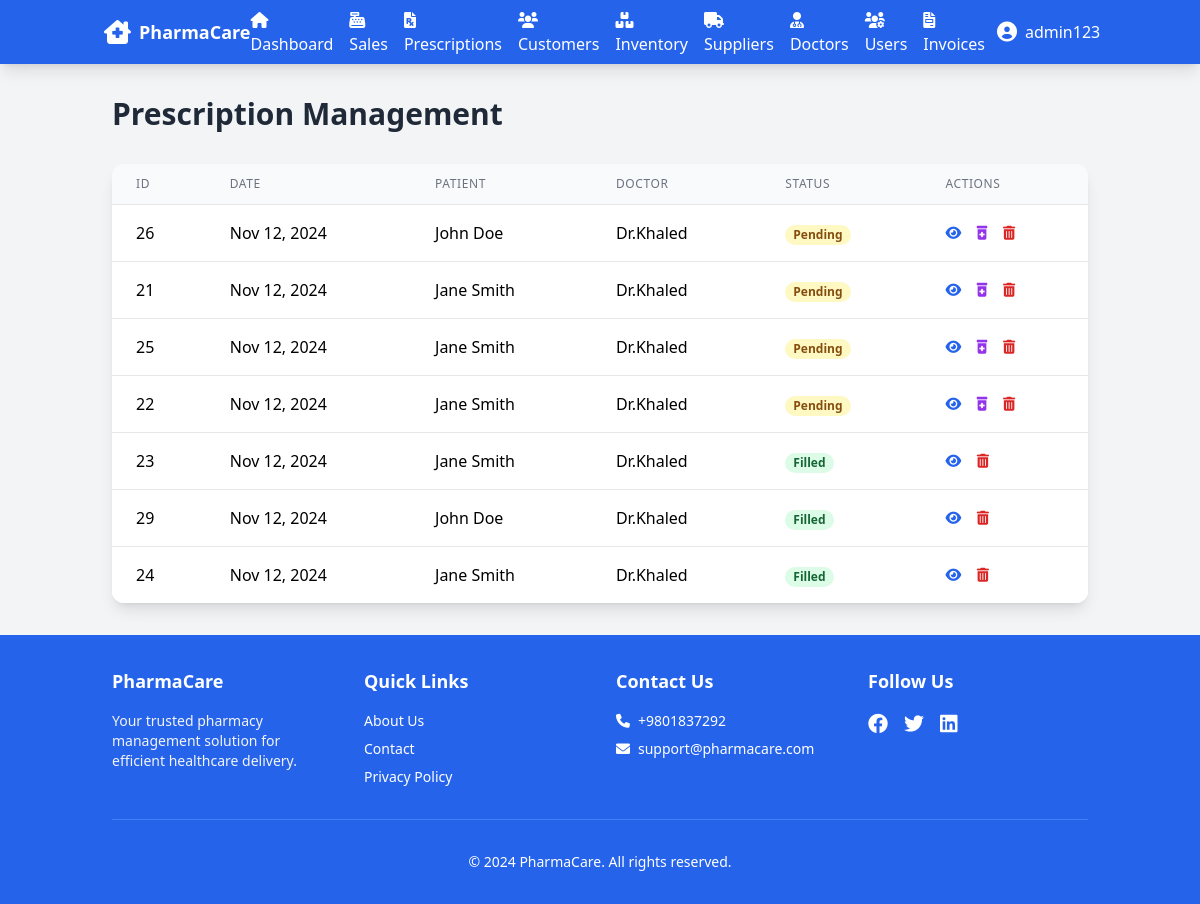
Screenshot of /prescriptions/prescriptions.php (signed in) with the database file from the repository.
### tables this page shows
CREATE TABLE `prescription` (
  `prescription_id` int(11) NOT NULL,
  `customer_id` int(11) DEFAULT NULL,
  `doctor_id` int(11) DEFAULT NULL,
  `prescription_date` date DEFAULT NULL,
  `status` varchar(20) DEFAULT NULL
);

CREATE TABLE `customer` (
  `customer_id` int(11) NOT NULL,
  `name` varchar(100) NOT NULL,
  `contact_info` varchar(200) DEFAULT NULL,
  `registration_date` date DEFAULT NULL
);

CREATE TABLE `doctor` (
  `doctor_id` int(11) NOT NULL,
  `name` varchar(100) NOT NULL,
  `specialization` varchar(100) DEFAULT NULL,
  `contact_info` varchar(200) DEFAULT NULL,
  `user_id` int(11) NOT NULL
);

### includes/db_connect.php (called while the page is built, shortened)
<?php
$base_url = 'http://127.0.0.1/pharmacy_management_system/';
?>

### prescriptions/prescriptions.php (the view, shortened to what this page needs)
<?php
require_once '../includes/db_connect.php';
include_once '../includes/header.php';
$user_id = $_SESSION['user_id'];
$user_role = $_SESSION['role'];
$is_admin = ($user_role === 'Administrator');
$is_cashier = ($user_role === 'Cashier');
$is_doctor = ($user_role === 'Doctor');
$query = "";
if ($is_admin || $is_cashier) {
    $query = "
        SELECT
            p.prescription_id,
            p.prescription_date,
            p.status,
            c.name as customer_name,
            d.name as doctor_name
        FROM PRESCRIPTION p
        JOIN CUSTOMER c ON p.customer_id = c.customer_id
        JOIN DOCTOR d ON p.doctor_id = d.doctor_id
        ORDER BY
            p.status DESC,  -- First, prioritize pending prescriptions
            p.prescription_date DESC  -- Then, order by date for both pending and non-pending prescriptions
    ";
}
$prescriptions = [];
try {
    if ($is_doctor) {
        $stmt = $pdo->prepare($query);
        $stmt->execute([$user_id]);
    } else {
        $stmt = $pdo->query($query);
    }
    $prescriptions = $stmt->fetchAll();
} catch (PDOException $e) {
    $_SESSION['error'] = "Error fetching prescriptions: " . $e->getMessage();
}
?>
<div class="container mx-auto px-6 py-8">
    <div class="flex justify-between items-center mb-8">
        <h2 class="text-3xl font-bold text-gray-800">Prescription Management</h2>
    </div>
    <div class="bg-white rounded-xl shadow-lg overflow-hidden">
        <table class="min-w-full divide-y divide-gray-200">
            <thead class="bg-gray-50">
                <tr>
                    <th class="px-6 py-3 text-left text-xs font-medium text-gray-500 uppercase tracking-wider">ID</th>
                    <th class="px-6 py-3 text-left text-xs font-medium text-gray-500 uppercase tracking-wider">Date</th>
                    <th class="px-6 py-3 text-left text-xs font-medium text-gray-500 uppercase tracking-wider">Patient</th>
                    <th class="px-6 py-3 text-left text-xs font-medium text-gray-500 uppercase tracking-wider">Doctor</th>
                    <th class="px-6 py-3 text-left text-xs font-medium text-gray-500 uppercase tracking-wider">Status</th>
                    <th class="px-6 py-3 text-left text-xs font-medium text-gray-500 uppercase tracking-wider">Actions</th>
                </tr>
            </thead>
            <tbody class="bg-white divide-y divide-gray-200">
                <?php foreach ($prescriptions as $prescription): ?>
                    <tr class="hover:bg-gray-50">
                        <td class="px-6 py-4 whitespace-nowrap"><?php echo $prescription['prescription_id']; ?></td>
                        <td class="px-6 py-4 whitespace-nowrap"><?php echo date('M d, Y', strtotime($prescription['prescription_date'])); ?></td>
                        <td class="px-6 py-4 whitespace-nowrap"><?php echo htmlspecialchars($prescription['customer_name']); ?></td>
                        <td class="px-6 py-4 whitespace-nowrap"><?php echo htmlspecialchars($prescription['doctor_name']); ?></td>
                        <td class="px-6 py-4 whitespace-nowrap">
                            <span class="px-2 inline-flex text-xs leading-5 font-semibold rounded-full
                                <?php echo $prescription['status'] === 'Filled' ? 'bg-green-100 text-green-800' : 'bg-yellow-100 text-yellow-800'; ?>">
                                <?php echo $prescription['status']; ?>
                            </span>
                        </td>
                        <td class="px-6 py-4 whitespace-nowrap text-sm font-medium">
                            <a href="<?php echo $base_url; ?>prescriptions/view_prescription.php?id=<?php echo $prescription['prescription_id']; ?>"
                               class="text-blue-600 hover:text-blue-900 mr-3">
                                <i class="fas fa-eye"></i>
                            </a>
                            <?php if ($is_admin || $is_cashier): ?>
                                <?php if ($prescription['status'] !== 'Filled'): ?>
                                    <a href="<?php echo $base_url; ?>prescriptions/fill_prescription.php?id=<?php echo $prescription['prescription_id']; ?>"
                                       class="text-purple-600 hover:text-purple-900 mr-3">
                                        <i class="fas fa-prescription-bottle-alt"></i>
                                    </a>
                                <?php endif; ?>
                            <?php endif; ?>
                            <?php if ($is_admin || ($is_doctor && $prescription['doctor_name'] === $_SESSION['username'])): ?>
                                <a href="<?php echo $base_url; ?>prescriptions/delete_prescription.php?id=<?php echo $prescription['prescription_id']; ?>"
                                   class="text-red-600 hover:text-red-900">
                                    <i class="fas fa-trash-alt"></i>
                                </a>
                            <?php endif; ?>
                        </td>
                    </tr>
                <?php endforeach; ?>
            </tbody>
        </table>
    </div>
</div>
<?php include_once '../includes/footer.php'; ?>

### rows the page displays
prescription: prescription_id "26", prescription_date "Nov 12, 2024", customer.name "John Doe", doctor.name "Dr.Khaled", status "Pending"
prescription: prescription_id "21", prescription_date "Nov 12, 2024", customer.name "Jane Smith", doctor.name "Dr.Khaled", status "Pending"
prescription: prescription_id "25", prescription_date "Nov 12, 2024", customer.name "Jane Smith", doctor.name "Dr.Khaled", status "Pending"
prescription: prescription_id "22", prescription_date "Nov 12, 2024", customer.name "Jane Smith", doctor.name "Dr.Khaled", status "Pending"
prescription: prescription_id "23", prescription_date "Nov 12, 2024", customer.name "Jane Smith", doctor.name "Dr.Khaled", status "Filled"
prescription: prescription_id "29", prescription_date "Nov 12, 2024", customer.name "John Doe", doctor.name "Dr.Khaled", status "Filled"
prescription: prescription_id "24", prescription_date "Nov 12, 2024", customer.name "Jane Smith", doctor.name "Dr.Khaled", status "Filled"

### other values shown
$_SESSION['username'] "admin123"
